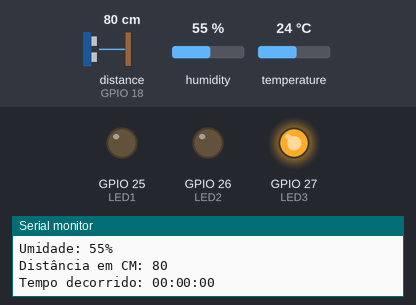
A sketch run on a simulated ESP32. Shown: output pins drawn as LEDs (lit = HIGH), the last lines printed to the serial monitor. The test bench sets the inputs (shaded band); at power-on: distance to the obstacle (sensor on GPIO 18) 80 cm, humidity 55 %, temperature 24 °C. The echo pulse lasts 58.3 µs per cm; WiFi joins after 1.5 s; servers stay silent unless stated; no MQTT or app messages arrive unless stated.

Above: at 4.2 s.
4.3 s: distance to the obstacle (sensor on GPIO 18) set to 54 cm
7.0 s: distance to the obstacle (sensor on GPIO 18) set to 46 cm
At 8.6 s:
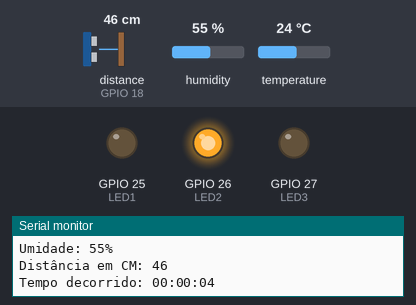
9.7 s: distance to the obstacle (sensor on GPIO 18) set to 33 cm
12.5 s: distance to the obstacle (sensor on GPIO 18) set to 28 cm
At 14.2 s:
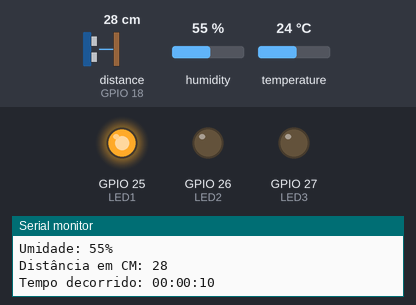
15.2 s: distance to the obstacle (sensor on GPIO 18) set to 35 cm
At 16.1 s:
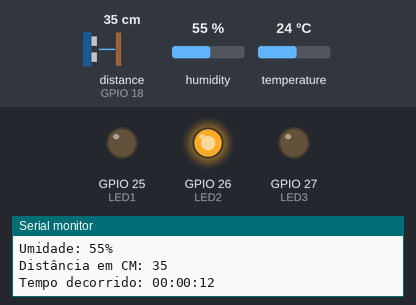
17.9 s: distance to the obstacle (sensor on GPIO 18) set to 2 cm
At 21.0 s:
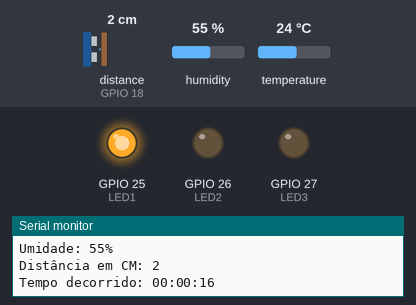
Timing chart, 0 to 22.0 s (numbered marks = the images above; inputs shaded):
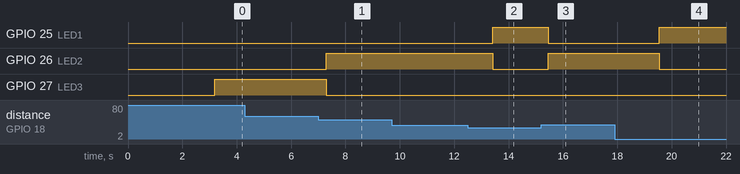

The sketch:

teste3.ino
```cpp
#include <arduino.h>
#include <WiFi.h>
#include <PubSubClient.h>
#include <DHT.h>
#include <Ultrasonic.h>

// Definições do DHT11
#define DHTPIN 4
#define DHTTYPE DHT11

#define LED1 25
#define LED2 26
#define LED3 27

#define trig 5
#define echo 18

/* Definicoes para o MQTT */
#define TOPICO_PUBLISH_DISTANCIA   "topico_publica_distancia"
#define TOPICO_PUBLISH_TEMPERATURA  "topico_publica_temp"
#define TOPICO_PUBLISH_UMIDADE  "topico_publica_umidade"

#define ID_MQTT  "Smart_Walker_mqtt"     //id mqtt (para identificação de sessão)

//Casa Amanda
const char* SSID     = "BLFIBRA VALERIA"; // SSID / nome da rede WI-FI que deseja se conectar
const char* PASSWORD = "295017AVL"; // Senha da rede WI-FI que deseja se conectar
const char* BROKER_MQTT = "test.mosquitto.org";
int BROKER_PORT = 1883; // Porta do Broker MQTT

//Variáveis e objetos globais
WiFiClient espClient; // Cria o objeto espClient
PubSubClient MQTT(espClient); // Instancia o Cliente MQTT passando o objeto espClient

Ultrasonic ultrasonic(trig,echo);
DHT dht(DHTPIN, DHTTYPE);

int distance;
unsigned long startTime; // Armazena o tempo de início

/* Prototypes */
void initWiFi(void);
void initMQTT(void);
void mqtt_callback(char* topic, byte* payload, unsigned int length);
void reconnectMQTT(void);
void reconnectWiFi(void);
void VerificaConexoesWiFIEMQTT(void);
void valorUmidadeETemperatura();
void ultrassonico();
void printElapsedTime();

void initWiFi(void)
{
  delay(10);
  Serial.println("------Conexao WI-FI------");
  Serial.print("Conectando-se na rede: ");
  Serial.println(SSID);
  Serial.println("Aguarde");
  reconnectWiFi();
}

void initMQTT(void)
{
  MQTT.setServer(BROKER_MQTT, BROKER_PORT);   //informa qual broker e porta deve ser conectado
  MQTT.setCallback(mqtt_callback);            //atribui função de callback (função chamada quando qualquer informação de um dos tópicos subescritos chega)
}

void mqtt_callback(char* topic, byte* payload, unsigned int length)
{
  String msg;

  /* obtem a string do payload recebido */
  for (int i = 0; i < length; i++)
  {
    char c = (char)payload[i];
    msg += c;
  }
  Serial.print("Chegou a seguinte string via MQTT: ");
  Serial.println(msg);
}

void reconnectMQTT()
{
  while (!MQTT.connected())
  {
    Serial.print("* Tentando se conectar ao Broker MQTT: ");
    Serial.println(BROKER_MQTT);
    if (MQTT.connect(ID_MQTT))
    {
      Serial.println("Conectado com sucesso ao broker MQTT!");
    }
    else
    {
      Serial.println("Falha ao reconectar no broker.");
      Serial.println("Havera nova tentativa de conexao em 2s");
      delay(2000);
    }
  }
}

void VerificaConexoesWiFIEMQTT(void)
{
  if (!MQTT.connected())
    reconnectMQTT(); //se não há conexão com o Broker, a conexão é refeita
  reconnectWiFi(); //se não há conexão com o WiFI, a conexão é refeita
}

void reconnectWiFi(void)
{
  if (WiFi.status() == WL_CONNECTED)
    return;
  WiFi.begin(SSID, PASSWORD); // Conecta na rede WI-FI
  while (WiFi.status() != WL_CONNECTED)
  {
    delay(100);
    Serial.print(".");
  }
  Serial.println();
  Serial.print("Conectado com sucesso na rede ");
  Serial.print(SSID);
  Serial.println("\nIP obtido: ");
  Serial.println(WiFi.localIP());
}

void ultrassonico(){
  distance = ultrasonic.read();
  Serial.print("Distância em CM: ");
  Serial.println(distance);

  if(distance <30){
    MQTT.publish(TOPICO_PUBLISH_DISTANCIA, "CUIDADO, MUITO PERTO");
    digitalWrite(LED1, HIGH);
    digitalWrite(LED2, LOW);
    digitalWrite(LED3, LOW);
  } else if(distance > 30 && distance <50){
    MQTT.publish(TOPICO_PUBLISH_DISTANCIA, "SE APROXIMANDO...");
    digitalWrite(LED1, LOW);
    digitalWrite(LED2, HIGH);
    digitalWrite(LED3, LOW);
  }else if(distance >= 50){
    MQTT.publish(TOPICO_PUBLISH_DISTANCIA, "DISTÂNCIA SEGURA");
    digitalWrite(LED1, LOW);
    digitalWrite(LED2, LOW);
    digitalWrite(LED3, HIGH);
  }
}

void valorUmidadeETemperatura(){
  long h = dht.readHumidity();
  long t = dht.readTemperature();

  if (isnan(t)||isnan(h)) {
    Serial.println("Falha na leitura do DHT");
  } else {
    Serial.print("Temperatura: ");
    Serial.print(t);
    Serial.println("°C");
    Serial.print("Umidade: ");
    Serial.print(h);
    Serial.println("%");

    char temperatura_str[13] = {0};
    char umidade_str[13] = {0};
    sprintf(temperatura_str, "%ld°C", t);
    sprintf(umidade_str, "%ld%%", h);

    MQTT.publish(TOPICO_PUBLISH_TEMPERATURA, temperatura_str);
    MQTT.publish(TOPICO_PUBLISH_UMIDADE, umidade_str);
  }
}

void printElapsedTime() {
  unsigned long elapsedTime = millis() - startTime;
  unsigned long seconds = (elapsedTime / 1000) % 60;
  unsigned long minutes = (elapsedTime / 60000) % 60;
  unsigned long hours = elapsedTime / 3600000;

  Serial.printf("Tempo decorrido: %02lu:%02lu:%02lu\n", hours, minutes, seconds);
}

void setup() {
  Serial.begin(9600);
  delay(1000);
  Serial.println("Disciplina IoT: acesso a nuvem via ESP32");
  delay(500);
  initWiFi();
  initMQTT();
  dht.begin();
  pinMode(LED1, OUTPUT);
  pinMode(LED2, OUTPUT);
  pinMode(LED3, OUTPUT);

  startTime = millis(); // Salva o tempo inicial
}

void loop() {
  VerificaConexoesWiFIEMQTT();
  valorUmidadeETemperatura();
  ultrassonico();
  printElapsedTime();
  MQTT.loop();
  delay(2000);
}
```

Measured:
- the behaviour switches between 50 and 49 cm on distance to the obstacle (sensor on GPIO 18) (found by bisection; images 0 and 1)
- the behaviour switches between 30 and 29 cm on distance to the obstacle (sensor on GPIO 18) (found by bisection; images 1 and 2)
- after the input at 7.0 s, GPIO 26 (LED2): LOW → HIGH after 0.30 s; GPIO 27 (LED3): HIGH → LOW after 0.30 s
- after the input at 12.5 s, GPIO 25 (LED1): LOW → HIGH after 0.92 s; GPIO 26 (LED2): HIGH → LOW after 0.92 s
- after the input at 15.2 s, GPIO 25 (LED1): HIGH → LOW after 0.27 s; GPIO 26 (LED2): LOW → HIGH after 0.27 s
- after the input at 17.9 s, GPIO 25 (LED1): LOW → HIGH after 1.6 s; GPIO 26 (LED2): HIGH → LOW after 1.6 s
